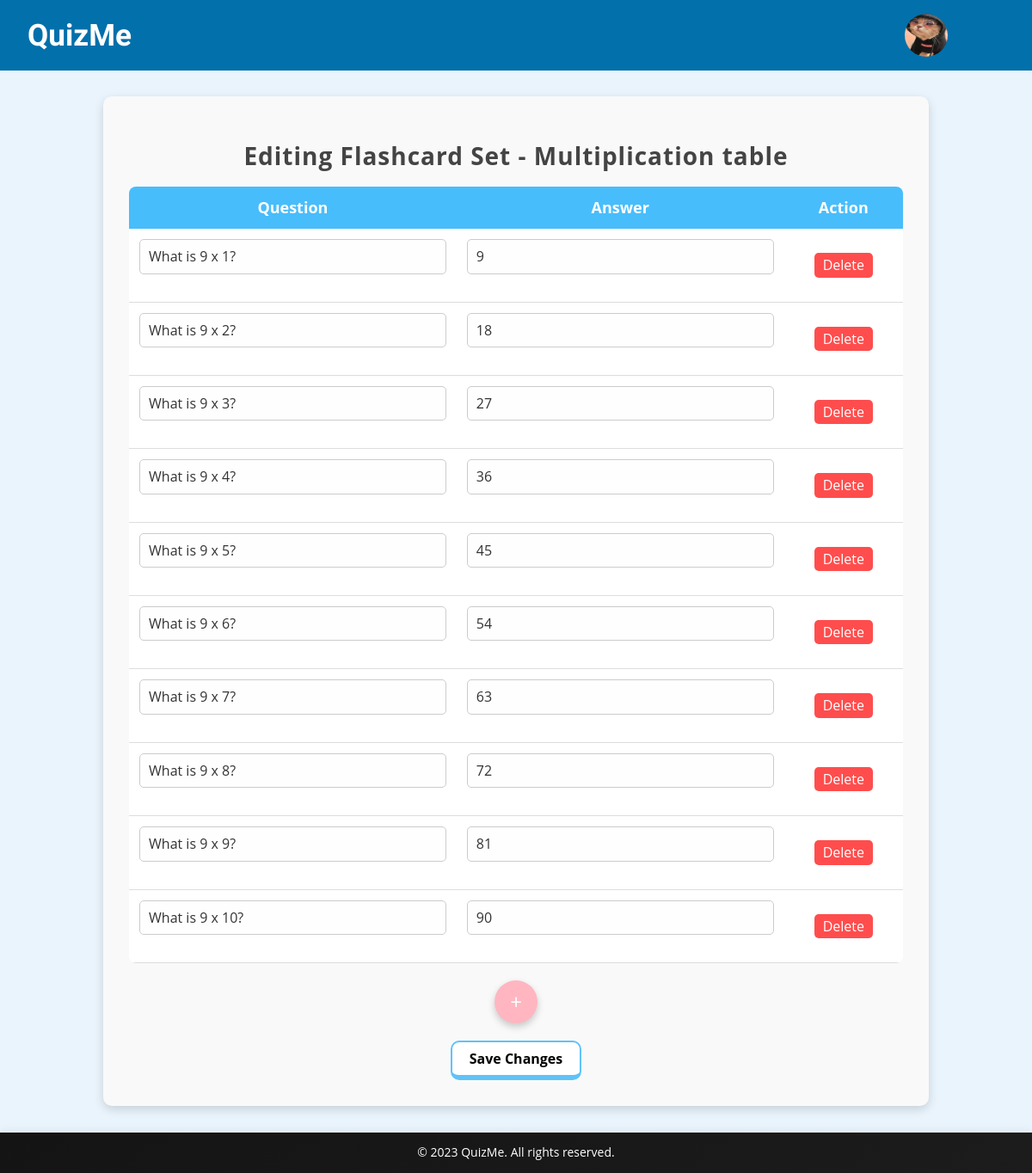
The page /edit_flashcard_set/Multiplication table (signed in) on the database its author committed.
### app.py (models this page shows, shortened)
class FlashcardSet(db.Model):
    id = db.Column(db.Integer, primary_key=True)
    name = db.Column(db.String(100), nullable=False)
    user_id = db.Column(db.Integer, db.ForeignKey('user.id'), nullable=False)
    flashcards = db.relationship('Flashcard', backref='flashcard_set', lazy=True, cascade='all, delete-orphan')  # Add cascade option

class Flashcard(db.Model):
    id = db.Column(db.Integer, primary_key=True)
    front = db.Column(db.String(100), nullable=False)
    back = db.Column(db.String(100), nullable=False)
    flashcard_set_id = db.Column(db.Integer, db.ForeignKey('flashcard_set.id', ondelete='CASCADE'), nullable=False)  # Add ondelete option

### app.py (the view, shortened to what this page needs)
@app.route('/edit_flashcard_set/<flashcard_set_name>', methods=['GET', 'POST'])
def edit_flashcard_set(flashcard_set_name):
    if 'user_id' not in session:
        return render_template('login.html', error_message="Please log in to access your flashcards.")
    user_id = session['user_id']
    user = User.query.get(user_id)
    flashcard_set = FlashcardSet.query.filter_by(name=flashcard_set_name, user=user).first()
    if not flashcard_set:
        return render_template('your-flashcards.html', error_message="Flashcard set not found")
    return render_template('edit-flashcard-set.html', flashcard_set=flashcard_set)

### app.py (called while the page is built)
@app.context_processor
def inject_user():
    user_id = session.get('user_id')
    if user_id:
        user = User.query.get(user_id)
        return dict(logged_in_user=user)
    return dict(logged_in_user=None)

### templates/edit-flashcard-set.html (shortened to what this page needs)
{% extends "base.html" %}
{% block content %}
  <section class="flashcards">
    <form method="POST" action="{{ url_for('edit_flashcard_set', flashcard_set_name=flashcard_set.name) }}">
      <h2>Editing Flashcard Set - {{ flashcard_set.name }}</h2>
      <table id="flashcard-table">
        <tr>
          <th>Question</th>
          <th>Answer</th>
          <th>Action</th>
        </tr>
        {% for flashcard in flashcard_set.flashcards %}
          <tr>
            <td><input type="text" name="question[]" value="{{ flashcard.front }}"></td>
            <td><input type="text" name="answer[]" value="{{ flashcard.back }}"></td>
            <td>
              <button type="button" class="delete-flashcard-button" onclick="deleteFlashcard(this)">Delete</button>
            </td>
          </tr>
        {% endfor %}
      </table>
      <div class="button-container">
        <button type="button" id="add-flashcard" class="add-flashcard-button" onclick="addFlashcard()">+</button>
      </div>
      <button id="save_fulashcards" type="submit" disabled>Save Changes</button>
    </form>
  </section>
{% endblock %}

### static/css/style.css (style rules this page uses)
body { font-family: 'Open Sans', sans-serif; margin: 0; padding: 0; box-sizing: border-box; background-color: #e9f4fd; }
:root { --primary-color: #4a90e2; --secondary-color: #f5f7fa; --text-color: #333; --border-color: #e0e0e0; }
.flashcards { max-width: 900px; margin: 30px auto; padding: 30px; background-color: #f9f9f9; border-radius: 10px; box-shadow: 0 4px 12px rgba(0, 0, 0, 0.15); }
.flashcards h2 { text-align: center; color: #444; font-weight: bold; margin-bottom: 20px; font-size: 28px; letter-spacing: 1px; }
table { width: 100%; border-collapse: collapse; margin-bottom: 20px; background-color: #fff; border-radius: 8px; overflow: hidden; }
th { background-color: #48bdfb; color: #fff; text-align: center; font-weight: bold; padding: 14px 10px; font-size: 18px; border: none; }
td { padding: 12px; text-align: center; border-bottom: 1px solid #ddd; font-size: 16px; }
td input[type="text"] { width: 100%; padding: 10px; border: 1px solid #ccc; border-radius: 5px; box-sizing: border-box; font-size: 16px; color: #333; }
input[type="text"] { width: calc(100% - 24px); padding: 10px; border: 1px solid #ccc; border-radius: 6px; box-sizing: border-box; font-size: 16px; margin-bottom: 20px; background-color: #fefefe; transition: border 0.3s ease; }
#save_fulashcards { display: block; padding: 10px 20px; background-color: white; color: black; border: 2px solid rgb(95, 195, 249); text-decoration: none; font-weight: bold; font-size: 1rem; border-radius: 10px; border-bottom: 6px solid rgb(95, 195, 249); margin: 0 auto; text-align: center; width: auto; }
.button-container { text-align: center; margin: 20px 0; }
.add-flashcard-button { width: 50px; height: 50px; border-radius: 50%; background-color: lightpink; color: white; font-size: 24px; border: none; cursor: pointer; box-shadow: 0 4px 8px rgba(0, 0, 0, 0.2); transition: background-color 0.3s; }
.delete-flashcard-button { background-color: #ff4d4d; color: white; border: none; border-radius: 5px; padding: 5px 10px; cursor: pointer; transition: background-color 0.3s; }

### rows shown on the page
FlashcardSet: name "Multiplication table"
Flashcard: front "What is 9 x 1?", back "9"
Flashcard: front "What is 9 x 2?", back "18"
Flashcard: front "What is 9 x 3?", back "27"
Flashcard: front "What is 9 x 4?", back "36"
Flashcard: front "What is 9 x 5?", back "45"
Flashcard: front "What is 9 x 6?", back "54"
Flashcard: front "What is 9 x 7?", back "63"
Flashcard: front "What is 9 x 8?", back "72"
Flashcard: front "What is 9 x 9?", back "81"
Flashcard: front "What is 9 x 10?", back "90"
